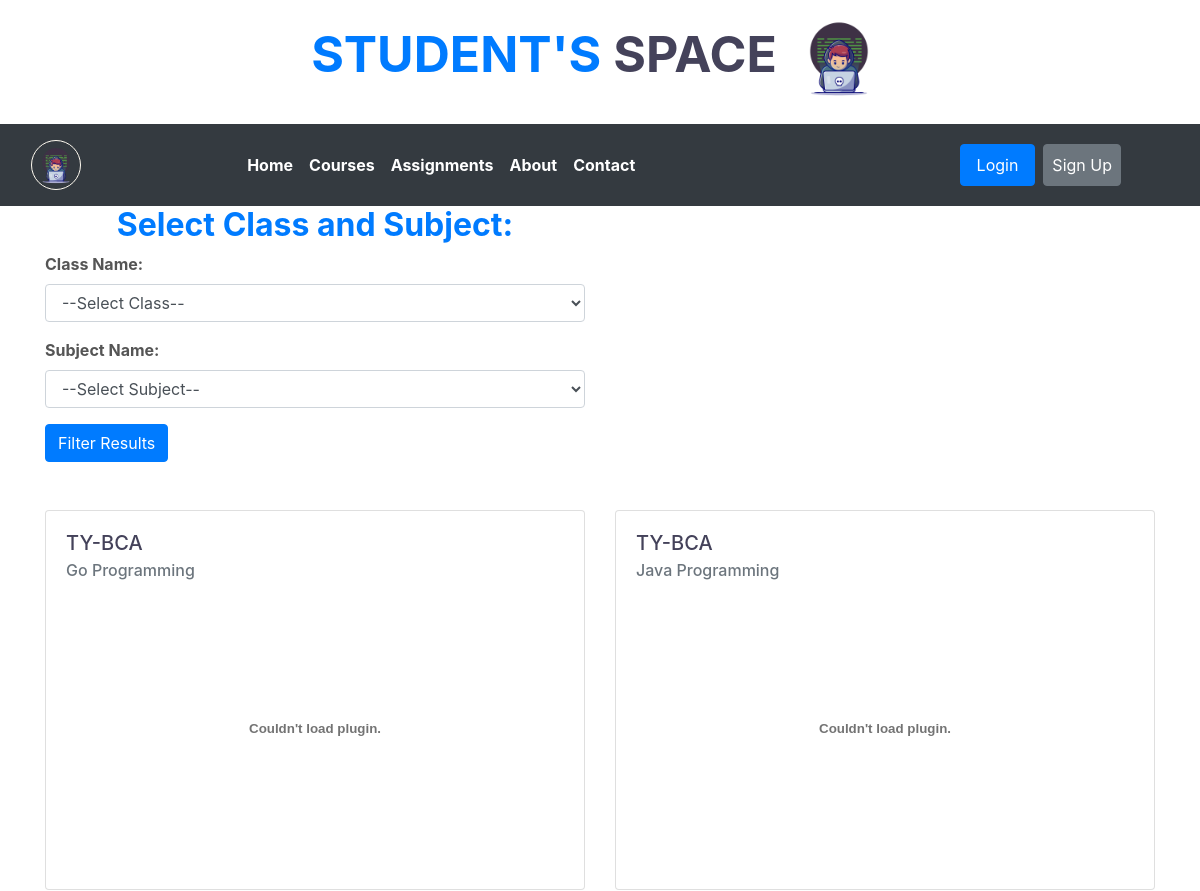
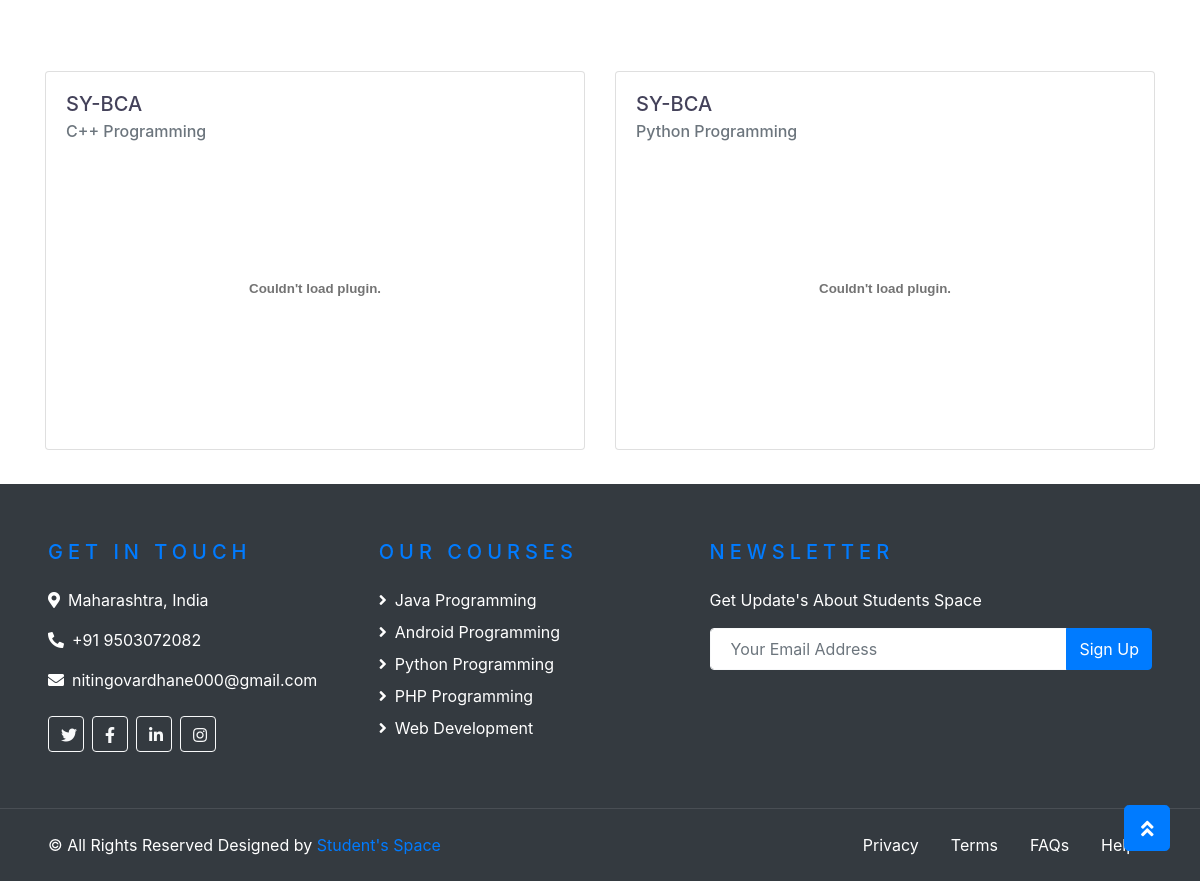
The app's page /viewassignments.php with its own data (2 pictures, top to bottom).
### tables this page shows
CREATE TABLE `tblassignments` (
  `solutionsid` int(11) NOT NULL,
  `sclassname` varchar(200) NOT NULL,
  `ssubname` varchar(200) NOT NULL,
  `solutions` text NOT NULL
);

### viewassignments.php (the view, shortened to what this page needs)
<!DOCTYPE html>
<html>
<head>
  <?php include 'head.php'; ?>
  <link rel="stylesheet" href="https://cdnjs.cloudflare.com/ajax/libs/font-awesome/5.15.3/css/all.min.css">
  <link rel="stylesheet" href="https://stackpath.bootstrapcdn.com/bootstrap/4.5.2/css/bootstrap.min.css">
</head>
<body>
  <?php include 'header.php'; ?>
  <div class="container">
    <div class="row">
      <div class="col-md-6">
        <h2>Select Class and Subject:</h2>
        <form id="filter-form">
          <div class="form-group">
            <label for="sclassname">Class Name:</label>
            <select class="form-control" id="sclassname" name="sclassname">
              <option value="">--Select Class--</option>
            </select>
          </div>
          <div class="form-group">
            <label for="ssubname">Subject Name:</label>
            <select class="form-control" id="ssubname" name="ssubname">
              <option value="">--Select Subject--</option>
            </select>
          </div>
          <button type="button" class="btn btn-primary" onclick="filterResults()">Filter Results</button>
        </form>
      </div>
    </div>
  </div>
  <div class="container">
    <div class="row">
      <?php
      $sql = "SELECT * FROM tblassignments";
      $result = mysqli_query($con, $sql);
      while ($row = mysqli_fetch_assoc($result)) {
      ?>
        <div class="col-md-6 mt-5">
          <div class="card mb-4">
            <div class="card-body">
              <h5 class="card-title"><?php echo $row['sclassname']; ?></h5>
              <h6 class="card-subtitle mb-2 text-muted"><?php echo $row['ssubname']; ?></h6>
              <div class="embed-responsive embed-responsive-16by9">
                <embed class="embed-responsive-item" src="admin/<?php echo $row['solutions']; ?>" type="application/pdf" />
              </div>
            </div>
          </div>
        </div>
      <?php
      }
      ?>
    </div>
  </div>
  <?php include 'footer.php'; ?>
</body>
</html>

### head.php (style rules this page uses)
h2 { text-align: center; margin-bottom: 30px; color: #007bff; }
.form-group { margin-bottom: 20px; }
label { font-weight: bold; color: #555; }

### records on screen
tblassignments: sclassname "TY-BCA", ssubname "Go Programming"
tblassignments: sclassname "TY-BCA", ssubname "Java Programming"
tblassignments: sclassname "SY-BCA", ssubname "C++ Programming"
tblassignments: sclassname "SY-BCA", ssubname "Python Programming"
